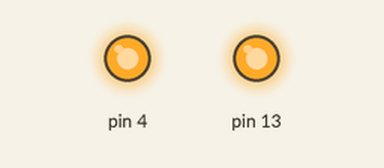
Simulated run of this sketch. Board: Arduino Uno, built with avr-gcc and run on an emulated ATmega328P. Shown: output pins drawn as LEDs (lit = HIGH).

Above: at 4.1 s.
At 5.1 s:
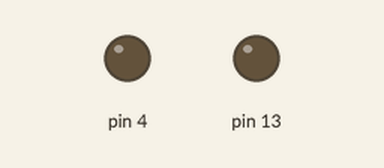
Timing chart, 0 to 6.6 s (numbered marks = the images above):
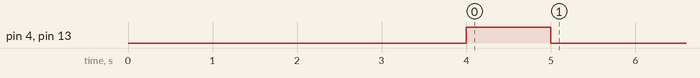

The sketch:

Spray_after_4_seconds.ino
```cpp
void setup() {
    pinMode(4, OUTPUT);
    pinMode(13, OUTPUT);
    digitalWrite(4, LOW);
    digitalWrite(13, LOW);
    delay(4000);
    digitalWrite(4, HIGH);
    digitalWrite(13, HIGH);
    delay(1000);
    digitalWrite(4, LOW);
    digitalWrite(13, LOW);
}

void loop() {

}
```
